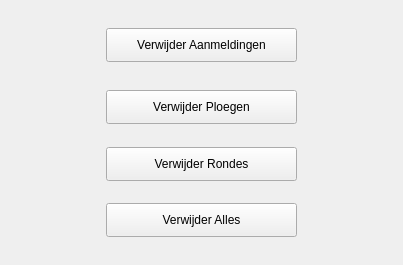
     <widget class="QWidget" name="tab_2">
      <attribute name="title">
       <string>Reset</string>
      </attribute>
      <layout class="QGridLayout" name="gridLayout_8" rowstretch="1,2,1,2,1,2,1,2,1" columnstretch="1,2,1">
       <item row="0" column="1">
        <spacer name="verticalSpacer_16">
         <property name="orientation">
          <enum>Qt::Vertical</enum>
         </property>
         <property name="sizeHint" stdset="0">
          <size>
           <width>20</width>
           <height>26</height>
          </size>
         </property>
        </spacer>
       </item>
       <item row="1" column="1">
        <widget class="QPushButton" name="RAanmeldenBtn">
         <property name="sizePolicy">
          <sizepolicy hsizetype="Minimum" vsizetype="Expanding">
           <horstretch>0</horstretch>
           <verstretch>0</verstretch>
          </sizepolicy>
         </property>
         <property name="text">
          <string>Verwijder Aanmeldingen</string>
         </property>
        </widget>
       </item>
       <item row="2" column="0" rowspan="2">
        <spacer name="horizontalSpacer_38">
         <property name="orientation">
          <enum>Qt::Horizontal</enum>
         </property>
         <property name="sizeHint" stdset="0">
          <size>
           <width>122</width>
           <height>20</height>
          </size>
         </property>
        </spacer>
       </item>
       <item row="2" column="1">
        <spacer name="verticalSpacer_17">
         <property name="orientation">
          <enum>Qt::Vertical</enum>
         </property>
         <property name="sizeHint" stdset="0">
          <size>
           <width>20</width>
           <height>26</height>
          </size>
         </property>
        </spacer>
       </item>
       <item row="3" column="1">
        <widget class="QPushButton" name="RPloegenBtn">
         <property name="sizePolicy">
          <sizepolicy hsizetype="Expanding" vsizetype="Expanding">
           <horstretch>0</horstretch>
           <verstretch>0</verstretch>
          </sizepolicy>
         </property>
         <property name="text">
          <string>Verwijder Ploegen</string>
         </property>
        </widget>
       </item>
       <item row="3" column="2">
        <spacer name="horizontalSpacer_37">
         <property name="orientation">
          <enum>Qt::Horizontal</enum>
         </property>
         <property name="sizeHint" stdset="0">
          <size>
           <width>122</width>
           <height>20</height>
          </size>
         </property>
        </spacer>
       </item>
       <item row="4" column="1">
        <spacer name="verticalSpacer_18">
         <property name="orientation">
          <enum>Qt::Vertical</enum>
         </property>
         <property name="sizeHint" stdset="0">
          <size>
           <width>20</width>
           <height>27</height>
          </size>
         </property>
        </spacer>
       </item>
       <item row="5" column="1">
        <widget class="QPushButton" name="RRondesBtn">
         <property name="sizePolicy">
          <sizepolicy hsizetype="Expanding" vsizetype="Expanding">
           <horstretch>0</horstretch>
           <verstretch>0</verstretch>
          </sizepolicy>
         </property>
         <property name="text">
          <string>Verwijder Rondes</string>
         </property>
        </widget>
       </item>
       <item row="6" column="1">
        <spacer name="verticalSpacer_19">
         <property name="orientation">
          <enum>Qt::Vertical</enum>
         </property>
         <property name="sizeHint" stdset="0">
          <size>
           <width>20</width>
           <height>26</height>
          </size>
         </property>
        </spacer>
       </item>
       <item row="7" column="1">
        <widget class="QPushButton" name="RAllBtn">
         <property name="sizePolicy">
          <sizepolicy hsizetype="Expanding" vsizetype="Expanding">
           <horstretch>0</horstretch>
           <verstretch>0</verstretch>
          </sizepolicy>
         </property>
         <property name="text">
          <string>Verwijder Alles</string>
         </property>
        </widget>
       </item>
       <item row="8" column="1">
        <spacer name="verticalSpacer_20">
         <property name="orientation">
          <enum>Qt::Vertical</enum>
         </property>
         <property name="sizeHint" stdset="0">
          <size>
           <width>20</width>
           <height>26</height>
          </size>
         </property>
        </spacer>
       </item>
      </layout>
     </widget>
